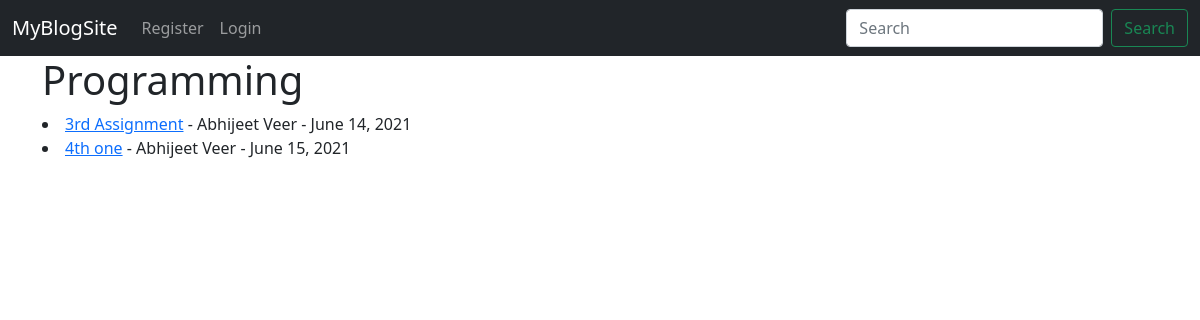
The page /category/programming on the database as committed earlier.
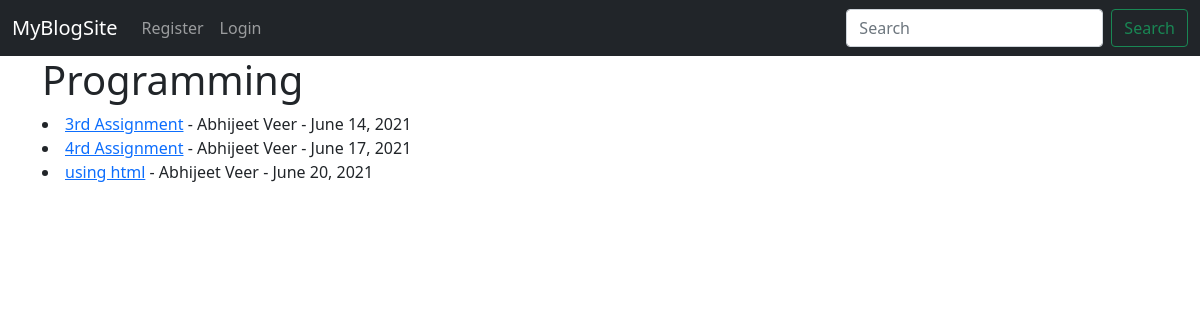
The same page on the database as committed later.
### theblog/models.py (models this page shows, shortened)
class Post(models.Model):
    title=models.CharField(max_length=255)
    title_tag=models.CharField(max_length=255, default="")
    author=models.ForeignKey(User,on_delete=models.CASCADE)
    body=models.TextField()
    post_date=models.DateField(auto_now_add=True)
    category=models.CharField(max_length=255, default="programming")

### theblog/views.py (the view)
# urls.py: path('category/<str:cats>',CategoryView,name='category'),
def CategoryView(request,cats):
    category_post=Post.objects.filter(category=cats.replace('-',' '))
    return render(request, 'categories.html', {'cats':cats.title().replace('-',' '), 'category_post':category_post});

### theblog/templates/categories.html
{% extends 'base.html' %}
{% block content %}
{% if category_post %}
<h1>{{cats}}</h1>
{% for post in category_post %}
<li><a href="{% url 'article-detail' post.pk %}">{{ post.title }}</a> - {{ post.author.first_name }} {{post.author.last_name}} - {{post.post_date}}</li>
{% endfor %}
{% else %}
 <h3>Sorry this doesn't exists</h3>
{% endif %}
{% endblock %}

### theblog/templates/base.html (shortened to what this page needs)
<!doctype html>
<html lang="en">
  <head>
    <link href="https://cdn.jsdelivr.net/npm/bootstrap@5.0.1/dist/css/bootstrap.min.css" rel="stylesheet">
  </head>
  <body>
    <nav class="navbar navbar-expand-lg navbar-dark bg-dark">
        <div class="container-fluid">
          <a class="navbar-brand" href="{% url 'home' %}">MyBlogSite</a>
          <div class="collapse navbar-collapse" id="navbarSupportedContent">
            <ul class="navbar-nav me-auto mb-2 mb-lg-0">
              {% if user.is_authenticated %}
              <li class="nav-item">
                <a class="nav-link active" aria-current="page" href="{% url 'home' %}">Home</a>
              </li>
              <li class="nav-item">
                <a class="nav-link" href="{% url 'add-post' %}">Add Post</a>
              </li>
              <!-- <li class="nav-item">
                <a class="nav-link" href="{% url 'add-category' %}">Category</a>
              </li> -->
              <li class="nav-item">
                <li class="nav-item">
                  <a class="nav-link" href="{% url 'logout' %}">Logout</a>
                </li>
              {% else %}
              <a class="nav-link" href="{% url 'register' %}">Register</a>
            <li class="nav-item">
              <a class="nav-link" href="{% url 'login' %}">Login</a>
            </li>
              {% endif %}
            </ul>
            <form class="d-flex">
              <input class="form-control me-2" type="search" placeholder="Search" aria-label="Search">
              <button class="btn btn-outline-success" type="submit">Search</button>
            </form>
          </div>
        </div>
      </nav>
    <div class="container">
        {% block content %}
        {% endblock %}
    </div>
  </body>
</html>

Rows that differ between the two databases and show on the page:
removed Post: title "4th one", author.first_name "Abhijeet", author.last_name "Veer", post_date "June 15, 2021"
added Post: title "4rd Assignment", author.first_name "Abhijeet", author.last_name "Veer", post_date "June 17, 2021"
added Post: title "using html", author.first_name "Abhijeet", author.last_name "Veer", post_date "June 20, 2021"
